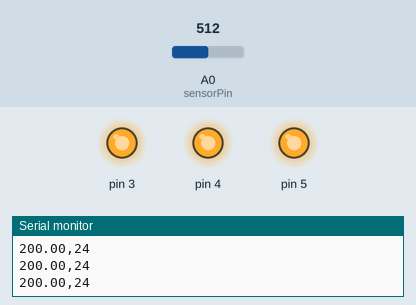
A sketch run on a simulated Arduino Uno, built with avr-gcc and run on an emulated ATmega328P. Parts: output pins drawn as LEDs (lit = HIGH), the last lines printed to the serial monitor. Inputs (shaded band) come from the test bench; at power-on: A0 (sensorPin) = 512.

Above: at 1.2 s.
1.3 s: A0 (sensorPin) set to 167
4.3 s: A0 (sensorPin) set to 153
At 5.1 s:
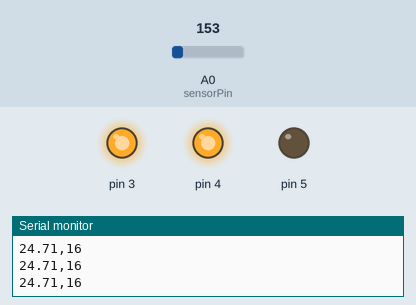
5.8 s: A0 (sensorPin) set to 122
At 6.5 s:
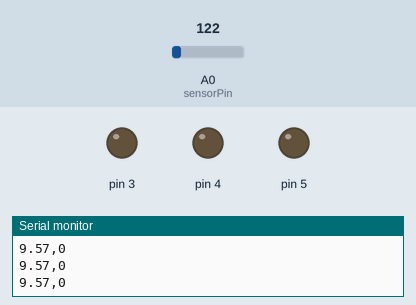
7.3 s: A0 (sensorPin) set to 306
At 8.3 s:
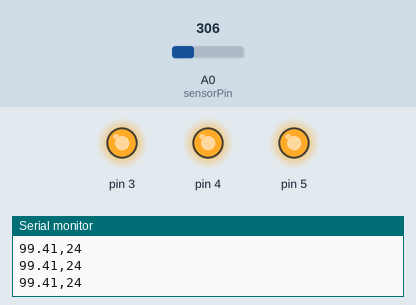
Timing chart, 0 to 10.3 s (numbered marks = the images above; inputs shaded):
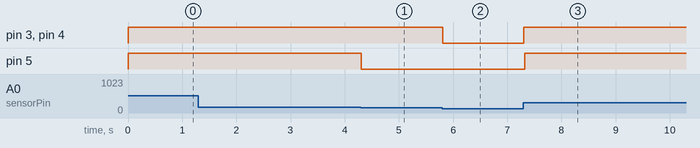

The sketch:

Ejercicio24-Temperatura_Histeresis.ino
```cpp
//Ejercicio basado en ejemplo 3 del libro incluido en el Arduino Starter Kit
//Se añade histeresis

const int sensorPin = A0;
const float baselineTemp = 20.0;
int estado = 0;	//inicializo, pero para hacerlo bien debo inicializarlo en el setup leyendo la temperatura. En este caso lo trato en el else.

void setup() {
  Serial.begin(9600);
  for (int pinNumber = 3; pinNumber < 6; pinNumber++) {
    pinMode(pinNumber, OUTPUT);
    digitalWrite(pinNumber, LOW);
  }
}

void loop() {
  int sensorVal = analogRead(sensorPin);
  float voltage = (sensorVal / 1024.0) * 5.0;
  float temperature = (voltage - 0.5) * 100;

  // Estado 0 cuando la temperatura es menor que 20 o si vengo del estado 1 cuando es menor que 21
  if ((temperature < baselineTemp) || ((estado == 1) && (temperature < baselineTemp + 1))) {
    digitalWrite(3, LOW);
    digitalWrite(4, LOW);
    digitalWrite(5, LOW);
    estado = 0;
  }
  //Estado 1 cuando llego a 22 del estado 0, me mantengo hasta 24 o si vengo de estado 2 vuelvo cuando bajo a 23
  else if (((estado == 0) && (temperature >= baselineTemp + 2)) || ((estado == 2) && (temperature < baselineTemp + 3))) {
    digitalWrite(3, HIGH);
    digitalWrite(4, LOW);
    digitalWrite(5, LOW);
    estado = 1;
  }
  //Estado 2 cuando llego a 24 del estado 1, me mantengo hasta 26 y vuelvo cuando bajo a 25
  else if (((estado == 1) && (temperature >= baselineTemp + 4)) || ((estado == 3) && (temperature < baselineTemp + 5))) {
    digitalWrite(3, HIGH);
    digitalWrite(4, HIGH);
    digitalWrite(5, LOW);
    estado = 2;
  }
  //Estado 3 cuando la temperatura es mayor que 26
  else if (temperature >= baselineTemp + 6) {
    digitalWrite(3, HIGH);
    digitalWrite(4, HIGH);
    digitalWrite(5, HIGH);
    estado = 3;
  }
  else {	//Para tratar el resto de casos, por ejemplo cuando hay saltos muy grandes de temperatura o en el primer loop
    //Condiciones con if, elseif
  }
  delay(1);

  if (Serial.available() > 0) {
    char caracterLeido = Serial.read();
    if (caracterLeido == 'c' || caracterLeido == 'C') {
      Serial.print("Sensor Value: ");
      Serial.print(sensorVal);
      Serial.print(", Volts: ");
      Serial.print(voltage);
      Serial.print(", degrees C: ");
      Serial.println(temperature);
    }
    else if (caracterLeido == 'f' || caracterLeido == 'F') {
      Serial.print("Sensor Value: ");
      Serial.print(sensorVal);
      Serial.print(", Volts: ");
      Serial.print(voltage);
      Serial.print(", degrees F: ");
      Serial.println(temperature * 1.8 + 32.0);
    }
    else Serial.println("Caracter incorrecto... c o C para celsius y f o F para fahrenheit");
  }

  //Para imprimir por Serial Plotter
  Serial.print(temperature);
  Serial.print(",");
  Serial.println(estado*8); //para visualizarlo en serial plotter.
}
```

Measured:
- the behaviour switches between 154 and 153 on A0 (sensorPin) (found by bisection; images 0 and 1)
- after the input at 4.3 s, pin 5: HIGH → LOW at once
- after the input at 5.8 s, pin 3, pin 4: HIGH → LOW at once
- after the input at 7.3 s, pin 3–5: LOW → HIGH at once
